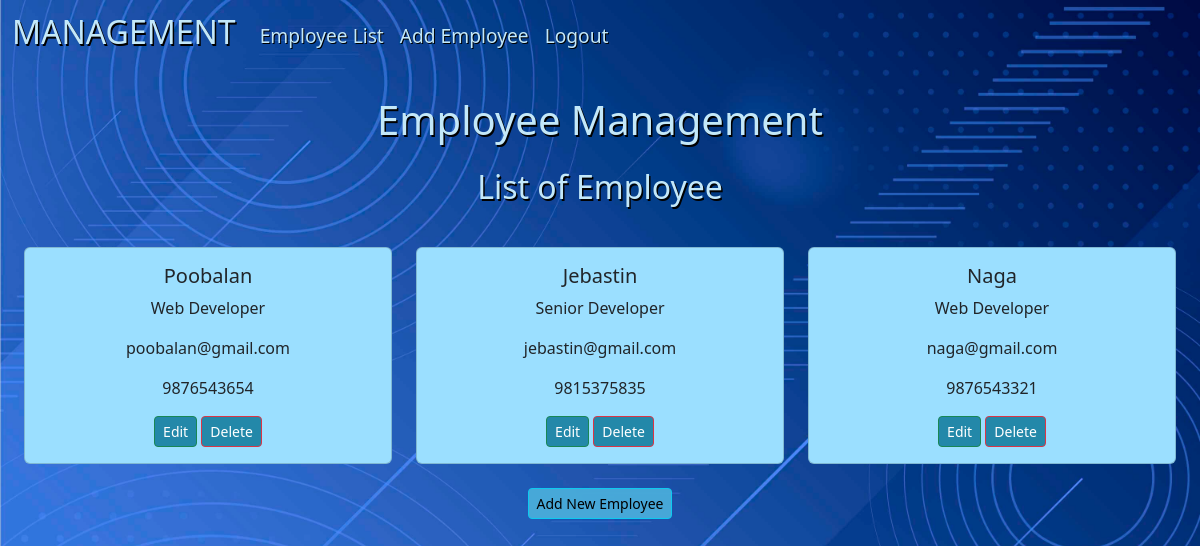
Page /show/ on the committed database.
### employee/models.py (models this page shows, shortened)
class Employee(models.Model):
    eid = models.CharField(max_length=20)
    ename = models.CharField(max_length=100)
    eemail = models.EmailField()
    econtact = models.CharField(max_length=15)
    erole= models.CharField(max_length=20)
    class Meta:
        db_table = "employee"

### employee/views.py (the view)
# urls.py: path('show/',views.show),
def show(request):
    employees = Employee.objects.all()
    return render(request,"show.html",{'employees':employees})

### templates/show.html (shortened to what this page needs)
<!DOCTYPE html>
<html lang="en">
<head>
  {% load static %}
  <link rel="stylesheet" href="{% static 'css/style.css' %}">
  <link href="https://cdn.jsdelivr.net/npm/bootstrap@5.3.0-alpha1/dist/css/bootstrap.min.css" rel="stylesheet"
>
</head>
<body style="background: url('/static/images/dash.jpg') no-repeat center fixed;background-size: cover;">
  {% include "navbar.html" %}
  <h1 class="text-center my-4" style="color:rgb(195, 232, 249);;text-shadow: 1.5px 1.5px black">Employee Management</h1>
  <h2 class="text-center my-4" style="color:rgb(195, 232, 249);text-shadow: 1.5px 1.5px black;">List of Employee</h2>
  <div style="padding-left: 2%;padding-right: 2%;">
    <div class="row" style="text-align: center;color:black;">
      {% for employee in employees %}
      <div class="col-sm-4 my-3">
        <div class="card class" style="min-width:12rem;background-color: rgb(155, 223, 255);">
          <div class="card-body">
            <h5 class="card-title">{{employee.ename}}</h5>
            <p class="card-text">{{employee.erole}}</p>
            <p class="card-text">{{employee.eemail}}</p>
            <p class="card-text">{{employee.econtact}}</p>
            <a href="/edit/{{ employee.id }}" class="btn btn-success btn-sm"
              style="background-color:rgba(20, 126, 159, 0.886);color:white;">Edit</a>
            <a href="/delete/{{employee.id}}" class="btn btn-danger btn-sm"
              style="background-color:rgba(20, 126, 159, 0.886);color:white;">Delete</a>
          </div>
        </div>
      </div>
      {% endfor %}
    </div>
    <div class="container text-center my-2">
      <a class="btn btn-info btn-sm" style="background-color: rgba(74, 172, 218, 0.955);" href="/add/">Add New
        Employee</a>
    </div>
  </div>
</body>
</html>

### templates/navbar.html (shortened to what this page needs)
<nav class="navbar navbar-expand-lg bg-body-light">
  <div class="container-fluid" style="text-shadow: 1px 1px black;">
    <a class="navbar-brand" style="color: rgb(195, 232, 249); text-shadow: 1.5px 1.5px black;" href="/show/"><h2>MANAGEMENT</h2></a>
    <div class="collapse navbar-collapse" style="color: rgba(144, 212, 244, 0.955);" id="navbarSupportedContent">
      <ul class="navbar-nav mr-auto " style="font-size:larger;">
        <li class="nav-item">
          <a class="nav-link active" aria-current="page" style="color: rgb(195, 232, 249);;" href="/show/">Employee List</a>
        </li>
        <li class="nav-item ">
          <a class="nav-link" style="color: rgb(195, 232, 249);;" href="/add/">Add Employee</a>
        </li>
        <li class="nav-item ">
          <a class="nav-link" style="color: rgb(195, 232, 249);;" href="/">Logout</a>
        </li>
      </ul>
    </div>
  </div>
</nav>

### rows in the picture
Employee: ename "Poobalan", erole "Web Developer", eemail "poobalan@gmail.com", econtact "9876543654"
Employee: ename "Jebastin", erole "Senior Developer", eemail "jebastin@gmail.com", econtact "9815375835"
Employee: ename "Naga", erole "Web Developer", eemail "naga@gmail.com", econtact "9876543321"
